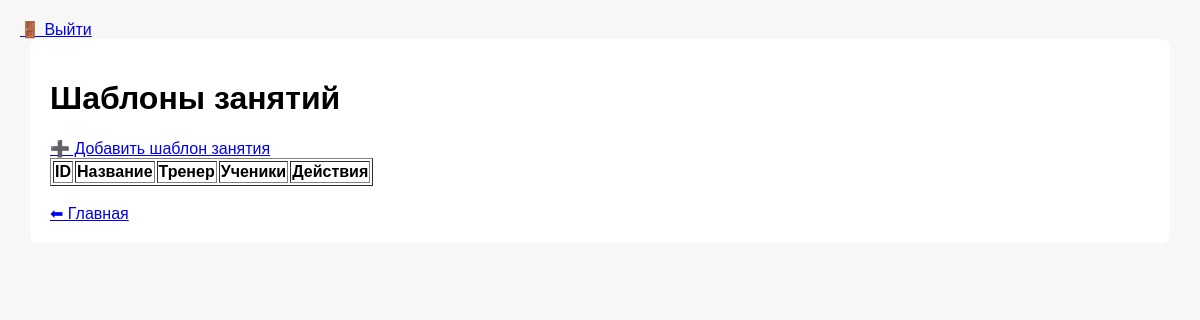
The app's page /lesson_templates (signed in), older data.
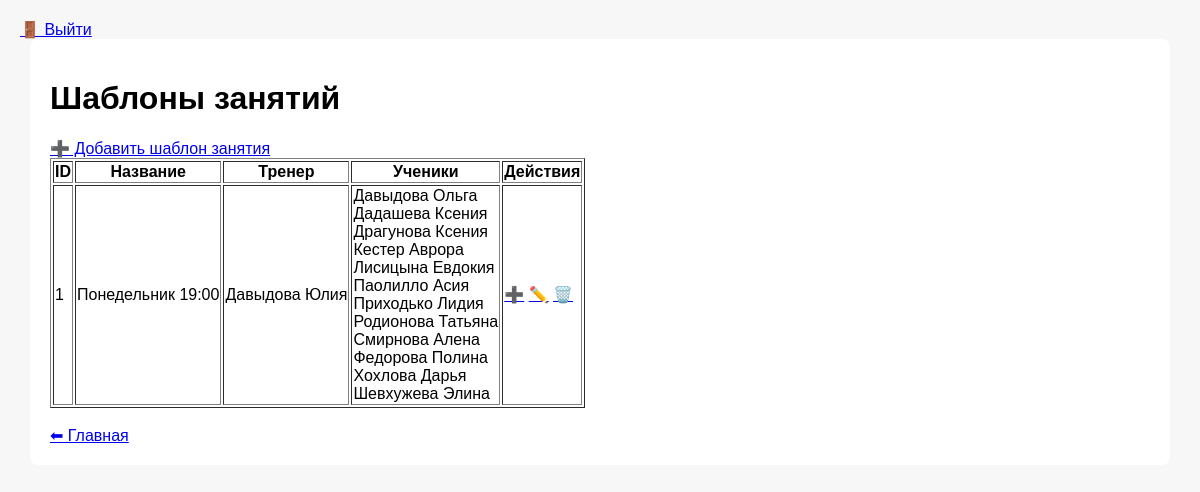
The same page, newer data.
### tables this page shows
CREATE TABLE lesson_templates
                   (
                       id INTEGER PRIMARY KEY AUTOINCREMENT,
                       template_name TEXT NOT NULL,
                       coach_id INTEGER NOT NULL,
                       student_ids TEXT
                   );

CREATE TABLE coaches
                   (
                       id INTEGER PRIMARY KEY AUTOINCREMENT,
                       first_name TEXT NOT NULL,
                       last_name TEXT NOT NULL,
                       middle_name TEXT,
                       contacts TEXT,
                       birthday TEXT,
                       lessons_count INTEGER,
                       lessons_paid INTEGER,
                       student_payment INTEGER,
                       additional_info TEXT,
                       creation_date TEXT
                   );

CREATE TABLE students
                   (
                       id INTEGER PRIMARY KEY AUTOINCREMENT,
                       first_name TEXT NOT NULL,
                       last_name TEXT NOT NULL,
                       middle_name TEXT,
                       contacts TEXT,
                       birthday TEXT,
                       lessons_count INTEGER,
                       additional_info TEXT,
                       creation_date TEXT
                   );

### app.py (the view)
    def wrapper(*args, **kwargs):
        if "user" not in session:
            return redirect(url_for("login"))
        return fn(*args, **kwargs)

### app.py (called while the page is built)
def login_required(fn):
    def wrapper(*args, **kwargs):
        if "user" not in session:
            return redirect(url_for("login"))
        return fn(*args, **kwargs)
    wrapper.__name__ = fn.__name__
    return wrapper

@app.route("/lesson_templates")
@login_required
def lesson_templates():
    lesson_templates = db.get_all_lesson_templates()
    students = db.get_all_students()
    coaches = db.get_all_coaches()
    return render_template(
        "lesson_templates.html",
        lesson_templates=lesson_templates,
        students=students,
        coaches=coaches
    )

### database.py (called while the page is built)
def get_connection():
    conn = sqlite3.connect(DB_NAME)
    conn.row_factory = sqlite3.Row
    return conn

def get_all_students():
    conn = get_connection()
    students = conn.execute("SELECT * FROM students ORDER BY last_name ASC").fetchall()
    conn.close()
    return students

def get_all_coaches():
    conn = get_connection()
    coaches = conn.execute("SELECT * FROM coaches").fetchall()
    conn.close()
    return coaches

### templates/lesson_templates.html (shortened to what this page needs)
{% extends "base.html" %}
{% block content %}
<h1>Шаблоны занятий</h1>
<a href="{{ url_for('add_lesson_template') }}">➕ Добавить шаблон занятия</a>
<table border="1">
<tr>
  <th>ID</th>
  <th>Название</th>
  <th>Тренер</th>
  <th>Ученики</th>
  <th>Действия</th>
</tr>
{% for l in lesson_templates %}
<tr>
  <td>{{ l.id }}</td>
  <td>{{ l.template_name }}</td>
  <td>
    {% for c in coaches %}
      {% if c.id == l.coach_id %}
        {{ c.last_name }} {{ c.first_name }}
      {% endif %}
    {% endfor %}
  </td>
  <td>
    {% set ids = l.student_ids.split(',') %}
    {% for s in students %}
      {% if s.id|string in ids %}
        {{ s.last_name }} {{ s.first_name }}<br>
      {% endif %}
    {% endfor %}
  </td>
  <td>
    <a href="{{ url_for('lesson_done', lesson_id=l.id) }}" title="Добавить в занятия">➕</a>
    <a href="{{ url_for('edit_lesson_template', lesson_template_id=l.id) }}" title="Редактировать">✏️</a>
    <a href="{{ url_for('delete_lesson_template', lesson_template_id=l.id) }}" title="Удалить">🗑️</a>
  </td>
</tr>
{% endfor %}
</table>
<br>
<a href="{{ url_for('index') }}">⬅ Главная</a>
{% endblock %}

Row changes from the older to the newer data that the page shows:
added lesson_templates: id "1", template_name "Понедельник 19:00"
added coaches: last_name "Давыдова", first_name "Юлия"
now on this page (row edited): students: last_name "Давыдова", first_name "Ольга"
now on this page (row edited): students: last_name "Дадашева", first_name "Ксения"
now on this page (row edited): students: last_name "Драгунова", first_name "Ксения"
now on this page (row edited): students: last_name "Кестер", first_name "Аврора"
now on this page (row edited): students: last_name "Лисицына", first_name "Евдокия"
now on this page (row edited): students: last_name "Паолилло", first_name "Асия"
now on this page (row edited): students: last_name "Приходько", first_name "Лидия"
now on this page (row edited): students: last_name "Родионова", first_name "Татьяна"
now on this page (row edited): students: last_name "Смирнова", first_name "Алена"
now on this page (row edited): students: last_name "Федорова", first_name "Полина"
now on this page (row edited): students: last_name "Хохлова", first_name "Дарья"
now on this page (row edited): students: last_name "Шевхужева", first_name "Элина"
